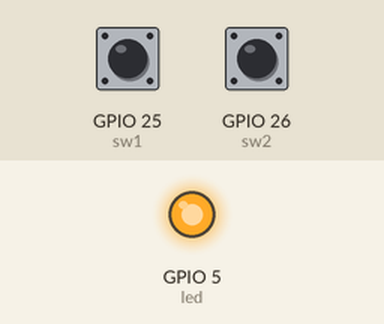
A sketch run on a simulated ESP32. On the bench: output pins drawn as LEDs (lit = HIGH). Dashed ring = blinking. Inputs (shaded band) come from the test bench; at power-on: GPIO 25 (sw1) LOW, GPIO 26 (sw2) LOW. WiFi joins after 1.5 s; servers stay silent unless stated; web services answer with replies made up by the test bench; what the sketch prints to the serial monitor is not drawn.

Above: at 2.7 s.
2.8 s: GPIO 25 (sw1) pulled HIGH for 1.2 s
At 5.4 s:
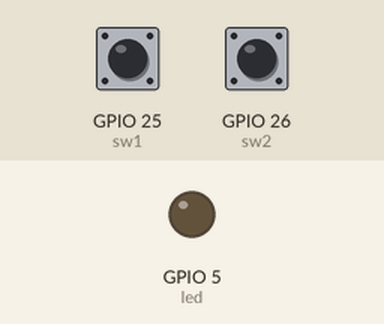
8.0 s: GPIO 26 (sw2) pulled HIGH for 1.2 s
At 10.46 s:
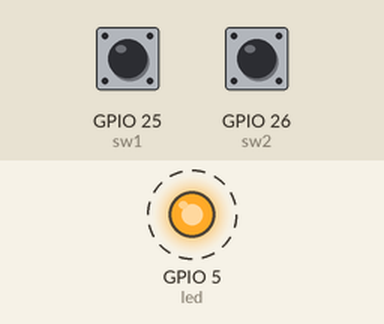
11.6 s: GPIO 25 (sw1) pulled HIGH for 3.2 s
Timing chart, 0 to 22.3 s (numbered marks = the images above; inputs shaded):
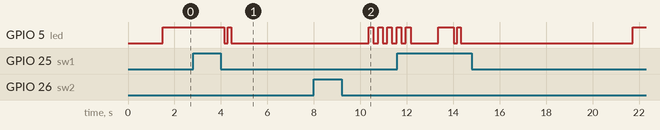

The sketch:

knock_identification_esp32.ino
```cpp
#include <WiFi.h>
#include <WiFiClientSecure.h>
#define TokenLine "ZUSD9vA5YR8oNrlaHDkQd5xUMp2BYJNlLtiT1oVB5jw"

const int sw1 = 25;
const int sw2 = 26;
const int led = 5;
int sw_value[2];
int countTime = 5000;

char ssid[] = "WiFi v.2";
char pass[] = "Nikorn_615";

void setup() {
  Serial.begin(9600);
  pinMode(sw1, INPUT);
  pinMode(sw2, INPUT);
  pinMode(led, OUTPUT);

  WiFi.begin(ssid, pass);
  wifiConnect();
}

void loop() {
  digitalWrite(led, HIGH);
  if (digitalRead(sw1) == 1) {
    sw_value[0] = 1;
    delay(500);
  }
  if (sw_value[0] == 1) {
    for(int i=0; i<2; i++) {
      digitalWrite(led, HIGH);
      delay(150);
      digitalWrite(led, LOW);
      delay(150);
    }
    Serial.println("Please Knock");
    long stt = millis();
    while (millis() < (stt + countTime)) {
      if (digitalRead(sw2) == 1)
        sw_value[1] = 1;
    }
    Serial.println("Time's up");
    delay(500);
  }
  if (sw_value[0] == 1) {
    if (sw_value[1] == 1) {
      Serial.println("Unlocked");
      NotifyLine("Mom unlocked the door.");
      ledUnlock();
    } else {
      NotifyLine("Stranger tried to unlock the door...");
      digitalWrite(led, LOW);
      delay(500);
    }
  }
  delay(1000);
  sw_value[0] = 0;
  sw_value[1] = 0;
}

void ledUnlock() {
  for (int i=0; i<5; i++) {
    digitalWrite(led, HIGH);
    delay(200);
    digitalWrite(led, LOW);
    delay(200);
  }
}

void wifiConnect() {
  Serial.print("WiFi Connecting");
  while (WiFi.status() != WL_CONNECTED) {
    Serial.print(".");
    delay(500);
  }
  Serial.println();
  Serial.println("connected");
}

void NotifyLine(String sent_msg) {
  WiFiClientSecure client;

  if (!client.connect("notify-api.line.me", 443)) {
    Serial.println("Connection failed");
    return;
  }

  String msg = String("message=") + sent_msg;
  String req = "";
  req = "POST /api/notify HTTP/1.1\r\nHost: notify-api.line.me\r\nAuthorization: Bearer "
  + String(TokenLine) + "\r\nContent-Type: application/x-www-form-urlencoded\r\nContent-Length: "
  + String(msg.length()) + "\r\n\r\n" + msg;

  Serial.println(msg);
  client.print(req);

  while (client.connected()) {
    String line = client.readStringUntil('\n');
    if (line == "\r")
    {
      Serial.println("Send LINE Notify successful!");
      break;
    }
  }
}
```

Measured:
- after the input at 2.8 s, GPIO 5 (led): HIGH → LOW after 1.4 s, → HIGH 0.15 s later, → LOW 0.15 s later
- after the input at 8.0 s, GPIO 5 (led): alternates HIGH for 0.20 s and LOW for 0.20 s, starting after 2.4 s
